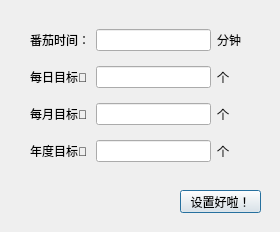
<?xml version="1.0" encoding="UTF-8"?>
<ui version="4.0">
 <class>SetTomatoDialog</class>
 <widget class="QDialog" name="SetTomatoDialog">
  <property name="geometry">
   <rect>
    <x>0</x>
    <y>0</y>
    <width>280</width>
    <height>232</height>
   </rect>
  </property>
  <property name="minimumSize">
   <size>
    <width>280</width>
    <height>232</height>
   </size>
  </property>
  <property name="maximumSize">
   <size>
    <width>280</width>
    <height>232</height>
   </size>
  </property>
  <property name="windowTitle">
   <string>🍅设置</string>
  </property>
  <widget class="QLabel" name="label_background">
   <property name="geometry">
    <rect>
     <x>0</x>
     <y>0</y>
     <width>281</width>
     <height>231</height>
    </rect>
   </property>
   <property name="styleSheet">
    <string notr="true">image: url(:/pic/pic2.png);</string>
   </property>
   <property name="text">
    <string/>
   </property>
  </widget>
  <widget class="QPushButton" name="pushButton_ok">
   <property name="geometry">
    <rect>
     <x>180</x>
     <y>190</y>
     <width>81</width>
     <height>23</height>
    </rect>
   </property>
   <property name="styleSheet">
    <string notr="true">font: 9pt &quot;微软雅黑&quot;;</string>
   </property>
   <property name="text">
    <string>设置好啦！</string>
   </property>
  </widget>
  <widget class="QWidget" name="layoutWidget">
   <property name="geometry">
    <rect>
     <x>30</x>
     <y>20</y>
     <width>211</width>
     <height>151</height>
    </rect>
   </property>
   <layout class="QGridLayout" name="gridLayout">
    <item row="0" column="0">
     <widget class="QLabel" name="label_setTime">
      <property name="styleSheet">
       <string notr="true">font: 9pt &quot;微软雅黑&quot;;</string>
      </property>
      <property name="text">
       <string>番茄时间：</string>
      </property>
     </widget>
    </item>
    <item row="0" column="1">
     <widget class="QLineEdit" name="lineEdit_setTime"/>
    </item>
    <item row="0" column="2">
     <widget class="QLabel" name="label_unit">
      <property name="styleSheet">
       <string notr="true">font: 9pt &quot;微软雅黑&quot;;</string>
      </property>
      <property name="text">
       <string>分钟</string>
      </property>
     </widget>
    </item>
    <item row="1" column="0">
     <widget class="QLabel" name="label_day">
      <property name="styleSheet">
       <string notr="true">font: 9pt &quot;微软雅黑&quot;;</string>
      </property>
      <property name="text">
       <string>每日目标🍅</string>
      </property>
     </widget>
    </item>
    <item row="1" column="1">
     <widget class="QLineEdit" name="lineEdit_day"/>
    </item>
    <item row="1" column="2">
     <widget class="QLabel" name="label_g1">
      <property name="styleSheet">
       <string notr="true">font: 9pt &quot;微软雅黑&quot;;</string>
      </property>
      <property name="text">
       <string>个</string>
      </property>
     </widget>
    </item>
    <item row="2" column="0">
     <widget class="QLabel" name="label_month">
      <property name="styleSheet">
       <string notr="true">font: 9pt &quot;微软雅黑&quot;;</string>
      </property>
      <property name="text">
       <string>每月目标🍅</string>
      </property>
     </widget>
    </item>
    <item row="2" column="1">
     <widget class="QLineEdit" name="lineEdit_month"/>
    </item>
    <item row="2" column="2">
     <widget class="QLabel" name="label_g2">
      <property name="styleSheet">
       <string notr="true">font: 9pt &quot;微软雅黑&quot;;</string>
      </property>
      <property name="text">
       <string>个</string>
      </property>
     </widget>
    </item>
    <item row="3" column="0">
     <widget class="QLabel" name="label_year">
      <property name="styleSheet">
       <string notr="true">font: 9pt &quot;微软雅黑&quot;;</string>
      </property>
      <property name="text">
       <string>年度目标🍅</string>
      </property>
     </widget>
    </item>
    <item row="3" column="1">
     <widget class="QLineEdit" name="lineEdit_year"/>
    </item>
    <item row="3" column="2">
     <widget class="QLabel" name="label_g3">
      <property name="styleSheet">
       <string notr="true">font: 9pt &quot;微软雅黑&quot;;</string>
      </property>
      <property name="text">
       <string>个</string>
      </property>
     </widget>
    </item>
   </layout>
  </widget>
 </widget>
 <resources/>
 <connections>
  <connection>
   <sender>pushButton_ok</sender>
   <signal>clicked()</signal>
   <receiver>SetTomatoDialog</receiver>
   <slot>setOkSlot()</slot>
   <hints>
    <hint type="sourcelabel">
     <x>239</x>
     <y>199</y>
    </hint>
    <hint type="destinationlabel">
     <x>271</x>
     <y>193</y>
    </hint>
   </hints>
  </connection>
 </connections>
 <slots>
  <slot>setOkSlot()</slot>
 </slots>
</ui>
